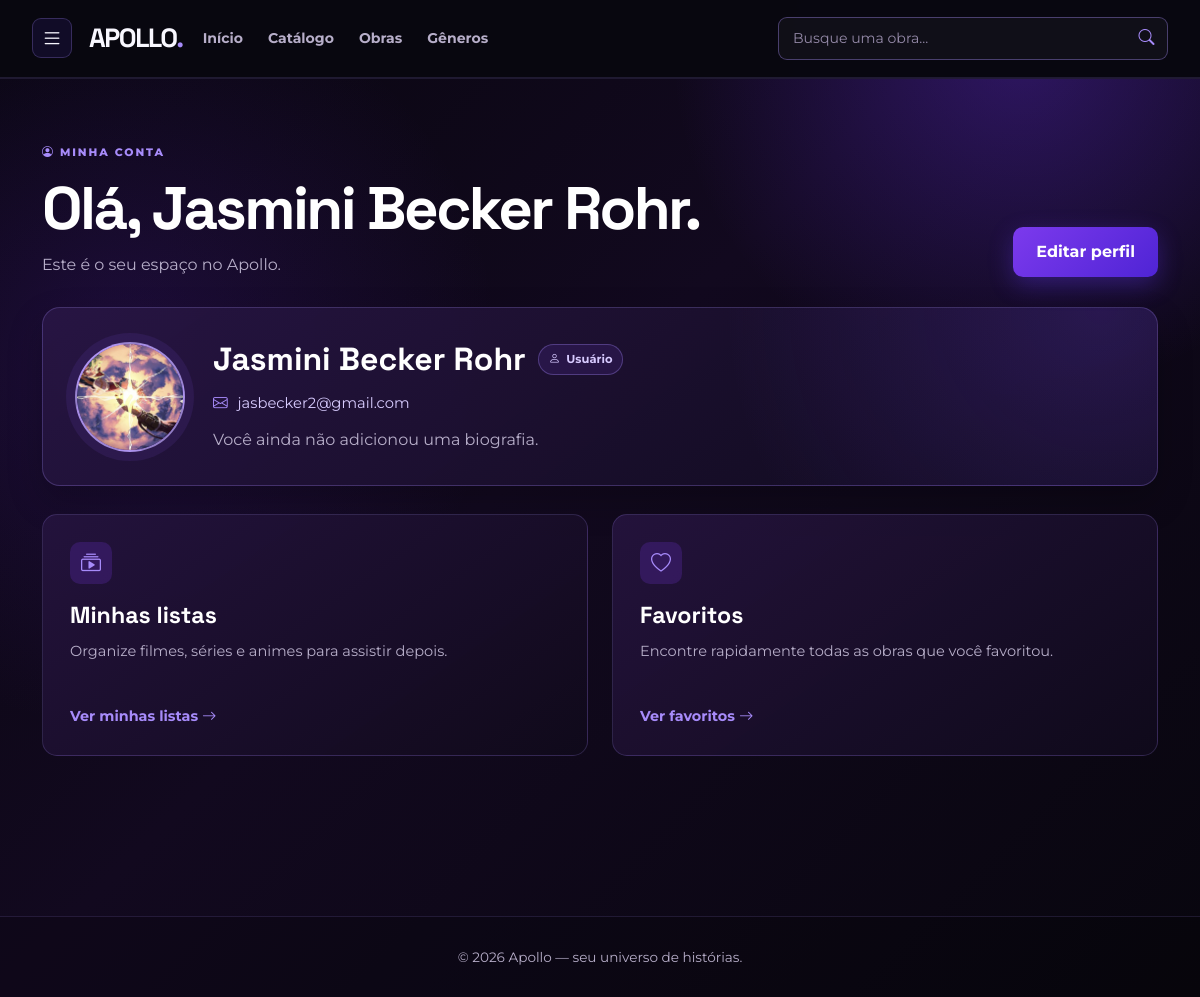
/Usuario/Perfil.php (signed in), run on the app's committed database.
### tables this page shows
CREATE TABLE `usuarios` (
  `id` int UNSIGNED NOT NULL,
  `nome` varchar(120) NOT NULL,
  `email` varchar(150) NOT NULL,
  `senha` varchar(255) NOT NULL,
  `tipo` enum('usuario','admin') NOT NULL DEFAULT 'usuario',
  `email_verificado` tinyint(1) NOT NULL DEFAULT '0',
  `foto` varchar(500) DEFAULT NULL,
  `bio` varchar(255) DEFAULT NULL,
  `criado_em` timestamp NULL DEFAULT CURRENT_TIMESTAMP
);

### www/includes/autenticacao.php (called while the page is built, shortened)
<?php
require_once __DIR__ . '/functions.php';
function usuarioLogado()
{
    return isset($_SESSION['usuario_id']);
}
function idUsuarioLogado()
{
    return $_SESSION['usuario_id'] ?? null;
}
function usuarioAtual()
{
    static $usuario = null;
    static $buscouUsuario = false;
    if ($buscouUsuario) {
        return $usuario;
    }
    $buscouUsuario = true;
    $conexao = conectarBanco();
    $sql = "
        SELECT id, nome, email, foto, bio, tipo
        FROM usuarios
        WHERE id = :id
    ";
    $consulta = $conexao->prepare($sql);
    $consulta->execute([
        ':id' => idUsuarioLogado()
    ]);
    $usuario = $consulta->fetch();
    return $usuario;
}
function usuarioEhAdmin()
{
    $usuario = usuarioAtual();
    return $usuario && $usuario['tipo'] === 'admin';
}

### www/includes/functions.php (called while the page is built, shortened)
<?php
function e($texto)
{
    return htmlspecialchars($texto ?? '', ENT_QUOTES, 'UTF-8');
}

### www/Usuario/Perfil.php (the view, shortened to what this page needs)
<?php
require_once __DIR__ . '/../includes/autenticacao.php';
$usuario = usuarioAtual();
$inicial = strtoupper(substr($usuario['nome'], 0, 1));
$tipoConta = $usuario['tipo'] === 'admin' ? 'Administrador' : 'Usuário';
?>
<!DOCTYPE html>
<html lang="pt-BR">
<head>
    <link href="https://cdn.jsdelivr.net/npm/bootstrap@5.3.8/dist/css/bootstrap.min.css" rel="stylesheet">
    <link rel="stylesheet" href="https://cdn.jsdelivr.net/npm/bootstrap-icons@1.11.3/font/bootstrap-icons.min.css">
    <link rel="stylesheet" href="../css/styles.css">
</head>
<body>
    <header>
        <?php include '../menu.php'; ?>
    </header>
    <main class="container pagina-perfil">
        <section class="cabecalho-perfil">
            <div>
                <p class="etiqueta-autenticacao">
                    <i class="bi bi-person-circle"></i> MINHA CONTA
                </p>
                <h1>Olá, <?= e($usuario['nome']) ?>.</h1>
                <p>Este é o seu espaço no Apollo.</p>
            </div>
            <button
                type="button"
                class="btn botao-roxo"
                data-bs-toggle="modal"
                data-bs-target="#modalEditarPerfil"
                <i class="bi bi-pencil-square"></i>
                Editar perfil
            </button>
        </section>
        <section class="cartao-perfil">
            <div class="foto-perfil">
                <?php if (!empty($usuario['foto'])): ?>
                    <img
                        src="<?= e($usuario['foto']) ?>"
                        alt="Foto de <?= e($usuario['nome']) ?>">
                <?php else: ?>
                    <span><?= e($inicial) ?></span>
                <?php endif; ?>
            </div>
            <div class="dados-perfil">
                <div class="nome-perfil">
                    <h2><?= e($usuario['nome']) ?></h2>
                    <span class="selo-tipo <?= $usuario['tipo'] === 'admin' ? 'administrador' : '' ?>">
                        <i class="bi <?= $usuario['tipo'] === 'admin' ? 'bi-shield-lock' : 'bi-person' ?>"></i>
                        <?= $tipoConta ?>
                    </span>
                </div>
                <p class="email-perfil">
                    <i class="bi bi-envelope"></i>
                    <?= e($usuario['email']) ?>
                </p>
                <p class="bio-perfil">
                    <?= !empty($usuario['bio'])
                        ? e($usuario['bio'])
                        : 'Você ainda não adicionou uma biografia.' ?>
                </p>
            </div>
        </section>
        <section class="row g-4 mt-1">
            <div class="col-md-6">
                <article class="card painel-perfil h-100">
                    <div class="card-body">
                        <div class="icone-painel">
                            <i class="bi bi-collection-play"></i>
                        </div>
                        <h2>Minhas listas</h2>
                        <p>
                            Organize filmes, séries e animes para assistir depois.
                        </p>
                        <a href="Listas.php" class="link-secao">
                            Ver minhas listas
                            <i class="bi bi-arrow-right"></i>
                        </a>
                    </div>
                </article>
            </div>
            <div class="col-md-6">
                <article class="card painel-perfil h-100">
                    <div class="card-body">
                        <div class="icone-painel">
                            <i class="bi bi-heart"></i>
                        </div>
                        <h2>Favoritos</h2>
                        <p>
                            Encontre rapidamente todas as obras que você favoritou.
                        </p>
                        <a href="Favoritos.php" class="link-secao">
                            Ver favoritos
                            <i class="bi bi-arrow-right"></i>
                        </a>
                    </div>
                </article>
            </div>
        </section>
    </main>
    <footer>
        <div class="container">
            <p>© <?= date('Y') ?> Apollo — seu universo de histórias.</p>
        </div>
    </footer>
</body>
</html>

### data on the page
usuarios: nome "Jasmini Becker Rohr", foto (picture), tipo "Usuário", email "jasbecker2@gmail.com"
